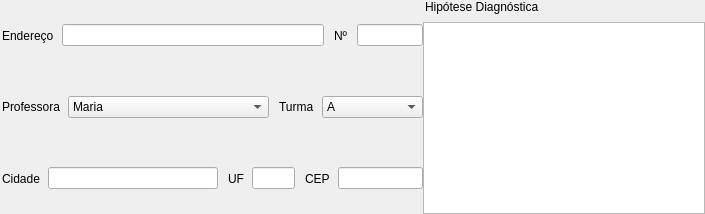
                  <widget class="QFrame" name="container_line4">
                   <property name="styleSheet">
                    <string notr="true">#container_line4{
	margin-top: 1em;
	padding: 0;
}

#container_vertical1 {
	margin-left: 0.8em;
}

#container_vertical1, #container_vertical2, #container_horizontal1, #container_horizontal2, #container_horizontal3{
	padding: 0;
}

QWidget &gt; QFrame &gt; QLabel {
	border: none;
	border-radius: none;
	color: #f9f9fa;
	font-size: 12px;
	padding:0;
}

QWidget &gt; QFrame &gt; QLineEdit {
	background-color: #272944;
 	padding: 0 16px;
 	border-radius: 8px;
	color: #f9f9fa;
height: 32px
}

QWidget &gt; QFrame &gt; QLineEdit:focus {
  border: 1px solid #f9f9fa;
  background-color: transparent;
}


QWidget &gt; QFrame &gt; QComboBox {
	background-color: #272944;
	padding: 0 16px;
	border-radius: 8px;
	color: #f9f9fa;
	height: 32px
}

QWidget &gt; QFrame &gt; QComboBox:on {
 	border: 1px solid #f9f9fa;
 	background-color: transparent;
}

QWidget &gt; QFrame &gt; QComboBox::drop-down {
	width: 16px;
	border-left-width: 1px;
	border-left-color: darkgray;
	border-left-style: solid;
}

QWidget &gt; QFrame &gt; QComboBox  QAbstractItemView {
	padding: 0;
 	background-color: transparent;
	color: #f9f9fa
}

QWidget &gt; QFrame &gt; QTextEdit {
	background-color: #272944;
	padding: 8px;
	border-radius: 8px;
	color: #f9f9fa;
	height: 32px
}

QWidget &gt; QFrame &gt; QTextEdit:focus {  
	border: 1px solid #f9f9fa;
 	background-color: transparent;
}</string>
                   </property>
                   <layout class="QHBoxLayout" name="cadastroHorizontal_4" stretch="6,4">
                    <property name="spacing">
                     <number>0</number>
                    </property>
                    <property name="leftMargin">
                     <number>0</number>
                    </property>
                    <property name="topMargin">
                     <number>0</number>
                    </property>
                    <property name="rightMargin">
                     <number>0</number>
                    </property>
                    <property name="bottomMargin">
                     <number>0</number>
                    </property>
                    <item>
                     <widget class="QFrame" name="container_vertical2">
                      <property name="styleSheet">
                       <string notr="true"/>
                      </property>
                      <property name="lineWidth">
                       <number>1</number>
                      </property>
                      <layout class="QVBoxLayout" name="verticalLayout_8">
                       <property name="spacing">
                        <number>0</number>
                       </property>
                       <property name="sizeConstraint">
                        <enum>QLayout::SetDefaultConstraint</enum>
                       </property>
                       <property name="leftMargin">
                        <number>0</number>
                       </property>
                       <property name="topMargin">
                        <number>0</number>
                       </property>
                       <property name="rightMargin">
                        <number>0</number>
                       </property>
                       <property name="bottomMargin">
                        <number>0</number>
                       </property>
                       <item>
                        <widget class="QFrame" name="container_horizontal2">
                         <property name="cursor">
                          <cursorShape>ArrowCursor</cursorShape>
                         </property>
                         <property name="styleSheet">
                          <string notr="true">QWidget &gt; QFrame{

}

QWidget &gt; QFrame &gt; QLabel {
	border: none;
	border-radius: none;
	color: #f9f9fa;
	font-size: 12px;
	padding:0;
}

QWidget &gt; QFrame &gt; QLineEdit {
	background-color: #272944;
 	padding: 0 16px;
 	border-radius: 8px;
	color: #f9f9fa;
height: 32px
}

QWidget &gt; QFrame &gt; QLineEdit:focus {
  border: 1px solid #f9f9fa;
  background-color: transparent;
}</string>
                         </property>
                         <layout class="QHBoxLayout" name="horizontalLayout_7" stretch="0,4,0,1">
                          <property name="spacing">
                           <number>8</number>
                          </property>
                          <property name="leftMargin">
                           <number>0</number>
                          </property>
                          <property name="topMargin">
                           <number>0</number>
                          </property>
                          <property name="rightMargin">
                           <number>0</number>
                          </property>
                          <property name="bottomMargin">
                           <number>0</number>
                          </property>
                          <item>
                           <widget class="QLabel" name="label_15">
                            <property name="font">
                             <font>
                              <family>Segoe UI</family>
                              <pointsize>9</pointsize>
                              <italic>false</italic>
                              <bold>false</bold>
                             </font>
                            </property>
                            <property name="cursor">
                             <cursorShape>ArrowCursor</cursorShape>
                            </property>
                            <property name="styleSheet">
                             <string notr="true">font: 9pt &quot;Segoe UI&quot;;</string>
                            </property>
                            <property name="text">
                             <string>Endereço</string>
                            </property>
                            <property name="indent">
                             <number>2</number>
                            </property>
                           </widget>
                          </item>
                          <item>
                           <widget class="QLineEdit" name="line_endereco"/>
                          </item>
                          <item>
                           <widget class="QLabel" name="label_16">
                            <property name="font">
                             <font>
                              <family>Segoe UI</family>
                              <pointsize>9</pointsize>
                              <italic>false</italic>
                              <bold>false</bold>
                             </font>
                            </property>
                            <property name="toolTipDuration">
                             <number>7</number>
                            </property>
                            <property name="styleSheet">
                             <string notr="true">font: 9pt &quot;Segoe UI&quot;;</string>
                            </property>
                            <property name="text">
                             <string>Nº</string>
                            </property>
                            <property name="indent">
                             <number>2</number>
                            </property>
                           </widget>
                          </item>
                          <item>
                           <widget class="QLineEdit" name="line_numero"/>
                          </item>
                         </layout>
                        </widget>
                       </item>
                       <item>
                        <widget class="QFrame" name="container_horizontal1">
                         <property name="cursor">
                          <cursorShape>ArrowCursor</cursorShape>
                         </property>
                         <property name="styleSheet">
                          <string notr="true">QWidget &gt; QFrame{

}

QWidget &gt; QFrame &gt; QLabel {
	border: none;
	border-radius: none;
	color: #f9f9fa;
	font-size: 12px;
	padding:0;
}

QWidget &gt; QFrame &gt; QLineEdit {
	background-color: #272944;
 	padding: 0 16px;
 	border-radius: 8px;
	color: #f9f9fa;
height: 32px
}

QWidget &gt; QFrame &gt; QLineEdit:focus {
  border: 1px solid #f9f9fa;
  background-color: transparent;
}</string>
                         </property>
                         <layout class="QHBoxLayout" name="horizontalLayout_6" stretch="0,4,0,2">
                          <property name="spacing">
                           <number>8</number>
                          </property>
                          <property name="leftMargin">
                           <number>0</number>
                          </property>
                          <property name="topMargin">
                           <number>0</number>
                          </property>
                          <property name="rightMargin">
                           <number>0</number>
                          </property>
                          <property name="bottomMargin">
                           <number>0</number>
                          </property>
                          <item>
                           <widget class="QLabel" name="label_13">
                            <property name="font">
                             <font>
                              <family>Segoe UI</family>
                              <pointsize>9</pointsize>
                              <italic>false</italic>
                              <bold>false</bold>
                             </font>
                            </property>
                            <property name="cursor">
                             <cursorShape>ArrowCursor</cursorShape>
                            </property>
                            <property name="styleSheet">
                             <string notr="true">font: 9pt &quot;Segoe UI&quot;;</string>
                            </property>
                            <property name="text">
                             <string>Professora</string>
                            </property>
                            <property name="indent">
                             <number>2</number>
                            </property>
                           </widget>
                          </item>
                          <item>
                           <widget class="QComboBox" name="combo_professora">
                            <item>
                             <property name="text">
                              <string>Maria</string>
                             </property>
                            </item>
                            <item>
                             <property name="text">
                              <string>Lucia</string>
                             </property>
                            </item>
                            <item>
                             <property name="text">
                              <string>Ana Carolina</string>
                             </property>
                            </item>
                            <item>
                             <property name="text">
                              <string>Juliana</string>
                             </property>
                            </item>
                           </widget>
                          </item>
                          <item>
                           <widget class="QLabel" name="label_14">
                            <property name="font">
                             <font>
                              <family>Segoe UI</family>
                              <pointsize>9</pointsize>
                              <italic>false</italic>
                              <bold>false</bold>
                             </font>
                            </property>
                            <property name="cursor">
                             <cursorShape>ArrowCursor</cursorShape>
                            </property>
                            <property name="styleSheet">
                             <string notr="true">font: 9pt &quot;Segoe UI&quot;;</string>
                            </property>
                            <property name="text">
                             <string>Turma</string>
                            </property>
                            <property name="indent">
                             <number>2</number>
                            </property>
                           </widget>
                          </item>
                          <item>
                           <widget class="QComboBox" name="combo_turma">
                            <property name="cursor">
                             <cursorShape>ArrowCursor</cursorShape>
                            </property>
                            <item>
                             <property name="text">
                              <string>A</string>
                             </property>
                            </item>
                            <item>
                             <property name="text">
                              <string>B</string>
                             </property>
                            </item>
                            <item>
                             <property name="text">
                              <string>C</string>
                             </property>
                            </item>
                            <item>
                             <property name="text">
                              <string>D</string>
                             </property>
                            </item>
                           </widget>
                          </item>
                         </layout>
                        </widget>
                       </item>
                       <item>
                        <widget class="QFrame" name="container_horizontal3">
                         <property name="cursor">
                          <cursorShape>ArrowCursor</cursorShape>
                         </property>
                         <property name="styleSheet">
                          <string notr="true">QWidget &gt; QFrame{

}

QWidget &gt; QFrame &gt; QLabel {
	border: none;
	border-radius: none;
	color: #f9f9fa;
	font-size: 12px;
	padding:0;
}

QWidget &gt; QFrame &gt; QLineEdit {
	background-color: #272944;
 	padding: 0 16px;
 	border-radius: 8px;
	color: #f9f9fa;
height: 32px
}

QWidget &gt; QFrame &gt; QLineEdit:focus {
  border: 1px solid #f9f9fa;
  background-color: transparent;
}</string>
                         </property>
                         <layout class="QHBoxLayout" name="horizontalLayout_8" stretch="0,4,0,1,0,2">
                          <property name="spacing">
                           <number>8</number>
                          </property>
                          <property name="leftMargin">
                           <number>0</number>
                          </property>
                          <property name="topMargin">
                           <number>0</number>
                          </property>
                          <property name="rightMargin">
                           <number>0</number>
                          </property>
                          <property name="bottomMargin">
                           <number>0</number>
                          </property>
                          <item>
                           <widget class="QLabel" name="label_17">
                            <property name="font">
                             <font>
                              <family>Segoe UI</family>
                              <pointsize>9</pointsize>
                              <italic>false</italic>
                              <bold>false</bold>
                             </font>
                            </property>
                            <property name="cursor">
                             <cursorShape>ArrowCursor</cursorShape>
                            </property>
                            <property name="styleSheet">
                             <string notr="true">font: 9pt &quot;Segoe UI&quot;;</string>
                            </property>
                            <property name="text">
                             <string>Cidade</string>
                            </property>
                            <property name="indent">
                             <number>2</number>
                            </property>
                           </widget>
                          </item>
                          <item>
                           <widget class="QLineEdit" name="line_cidade"/>
                          </item>
                          <item>
                           <widget class="QLabel" name="label_18">
                            <property name="font">
                             <font>
                              <family>Segoe UI</family>
                              <pointsize>9</pointsize>
                              <italic>false</italic>
                              <bold>false</bold>
                             </font>
                            </property>
                            <property name="styleSheet">
                             <string notr="true">font: 9pt &quot;Segoe UI&quot;;</string>
                            </property>
                            <property name="text">
                             <string>UF</string>
                            </property>
                            <property name="indent">
                             <number>2</number>
                            </property>
                           </widget>
                          </item>
                          <item>
                           <widget class="QLineEdit" name="line_uf"/>
                          </item>
                          <item>
                           <widget class="QLabel" name="label_19">
                            <property name="font">
                             <font>
                              <family>Segoe UI</family>
                              <pointsize>9</pointsize>
                              <italic>false</italic>
                              <bold>false</bold>
                             </font>
                            </property>
                            <property name="cursor">
                             <cursorShape>ArrowCursor</cursorShape>
                            </property>
                            <property name="styleSheet">
                             <string notr="true">font: 9pt &quot;Segoe UI&quot;;</string>
                            </property>
                            <property name="text">
                             <string>CEP</string>
                            </property>
                            <property name="indent">
                             <number>2</number>
                            </property>
                           </widget>
                          </item>
                          <item>
                           <widget class="QLineEdit" name="line_cep"/>
                          </item>
                         </layout>
                        </widget>
                       </item>
                      </layout>
                     </widget>
                    </item>
                    <item>
                     <widget class="QFrame" name="container_vertical1">
                      <property name="cursor">
                       <cursorShape>ArrowCursor</cursorShape>
                      </property>
                      <property name="styleSheet">
                       <string notr="true"/>
                      </property>
                      <layout class="QVBoxLayout" name="verticalLayout_6">
                       <property name="spacing">
                        <number>8</number>
                       </property>
                       <property name="leftMargin">
                        <number>0</number>
                       </property>
                       <property name="topMargin">
                        <number>0</number>
                       </property>
                       <property name="rightMargin">
                        <number>0</number>
                       </property>
                       <property name="bottomMargin">
                        <number>0</number>
                       </property>
                       <item>
                        <widget class="QLabel" name="label_12">
                         <property name="font">
                          <font>
                           <family>Segoe UI</family>
                           <pointsize>9</pointsize>
                           <italic>false</italic>
                           <bold>false</bold>
                          </font>
                         </property>
                         <property name="styleSheet">
                          <string notr="true">font: 9pt &quot;Segoe UI&quot;;</string>
                         </property>
                         <property name="text">
                          <string>Hipótese Diagnóstica</string>
                         </property>
                         <property name="indent">
                          <number>2</number>
                         </property>
                        </widget>
                       </item>
                       <item>
                        <widget class="QTextEdit" name="line_hipotese">
                         <property name="cursor" stdset="0">
                          <cursorShape>ArrowCursor</cursorShape>
                         </property>
                        </widget>
                       </item>
                      </layout>
                     </widget>
                    </item>
                   </layout>
                  </widget>
